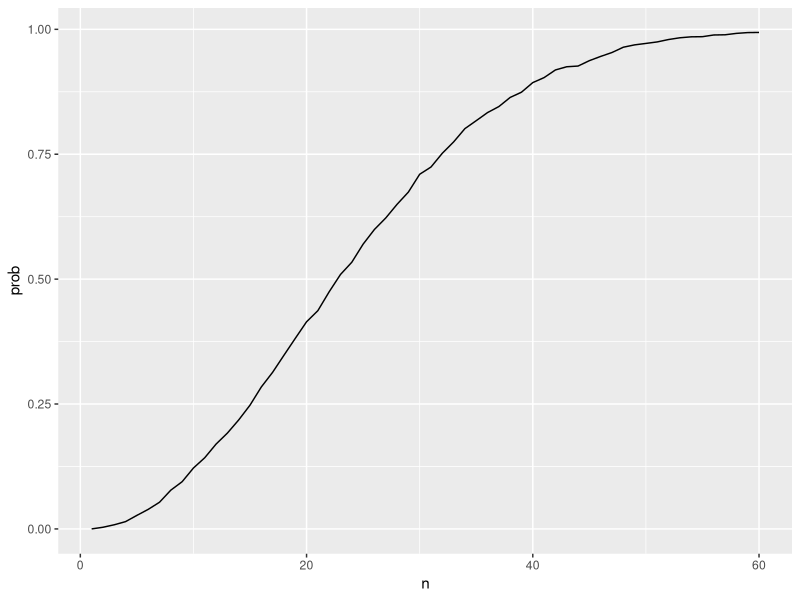
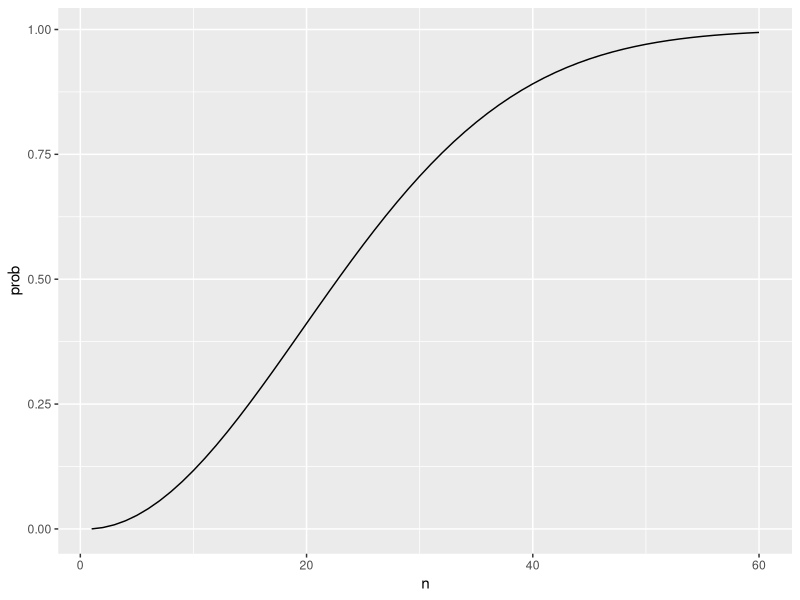
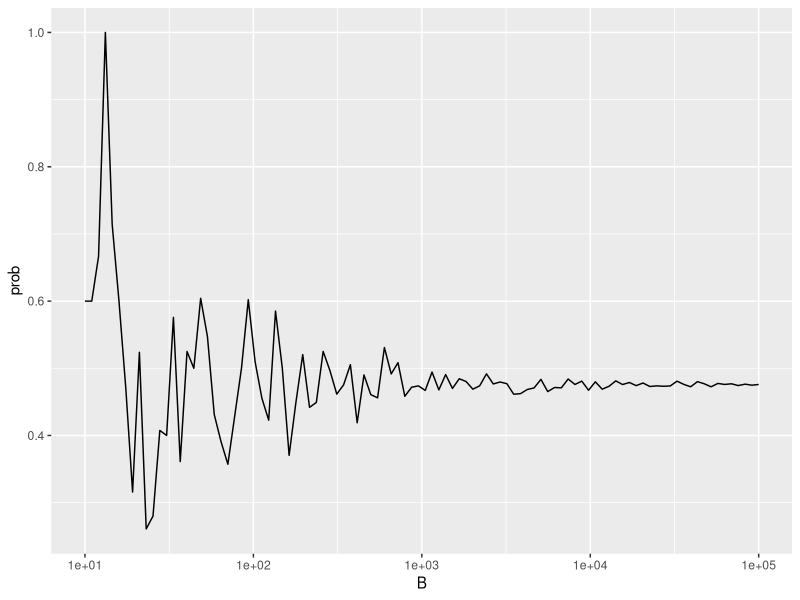
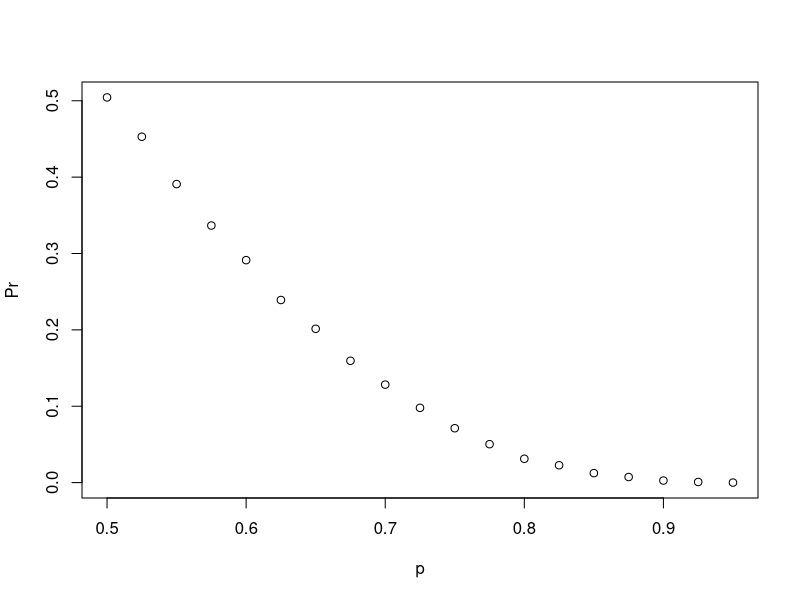
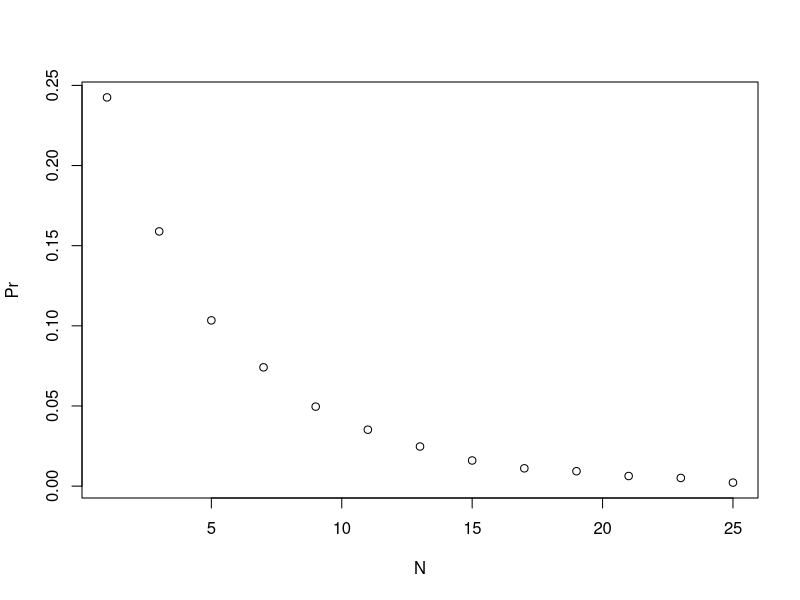

The R source for these figures, in order:
## ---- chunk 1
cyan <- 3
magenta <- 5
yellow <- 7

p <- cyan/(cyan+magenta+yellow) # probability of getting a cyan ball
p

1 - p # probability of not getting a cyan ball
## ---- chunk 2
beads <- rep(c("red", "blue"), times = c(2,3))    # create an urn with 2 red, 3 blue
beads    # view beads object
sample(beads, 1)    # sample 1 bead at random

B <- 10000    # number of times to draw 1 bead
events <- replicate(B, sample(beads, 1))    # draw 1 bead, B times
tab <- table(events)    # make a table of outcome counts
tab    # view count table
prop.table(tab)    # view table of outcome proportions
## ---- chunk 3
mean(events == "red")
## ---- chunk 4
n <- 52 # number of cards
pking1 <- 4/52 # probability of drawing a king
n <- 52 - 1 # we do not replace the king card
pking2 <- 3/51 # probability of drawing a second king
## ---- chunk 5
pking1 * pking2 # Probabiliy of drawing two kings by row
## ---- chunk 6
p <- 5/6 # probability of not seeing a 6
p^6 # probability of not seeing a 6 in 6 rolls
## ---- chunk 7
celtics_win_all <- 0.6^4 # probability that celtics win 4 games
1 - celtics_win_all # probability that Cavs win at least 1 game
## ---- chunk 8
B <- 10000
celtic_wins <- replicate(B, {
  simulated_games <- sample(c("lose","win"), 4, replace = TRUE, prob = c(0.6, 0.4))
  any(simulated_games=="win")
})

# Calculate the frequency out of B iterations that the Celtics won at least one game. Print your answer to the console. 
mean(celtic_wins)
## ---- chunk 9
number <- "Three"
suit <- "Hearts"
paste(number, suit)
## ---- chunk 10
expand.grid(pants = c("blue", "black"), shirt = c("white", "grey", "pink"))
## ---- chunk 11
# Generating the deck of cards
suits <- c("Diamonds", "Clubs", "Hearts", "Spades")
numbers <- c("Ace", "Deuce", "Three", "Four", "Five", "Six", "Seven", "Eight", "Nine", "Ten", "Jack", "Queen", "King")
deck <- expand.grid(number = numbers, suit = suits)
deck <- paste(deck$number, deck$suit)
head(deck)

library(gtools)

hands <- permutations(52,2, v = deck)
dim(hands)
summary(hands)
## ---- chunk 12
kings <- paste("King", suits)
first_card <- hands[,1]
second_card <- hands[,2]
sum(first_card %in% kings) # Number of permutations in which first card is a king
sum(first_card %in% kings & second_card %in% kings) # number of permutation in which first and second cards are a king
sum(first_card %in% kings & second_card %in% kings) / sum(first_card %in% kings) # the probability of getting two kings in a row
## ---- chunk 13
hands <- combinations(52, 2, v=deck)
dim(hands)
summary(hands)
## ---- chunk 14
aces <- paste("Ace", suits)
facecard <- c("King", "Queen", "Jack", "Ten")
facecard <- expand.grid(number = facecard, suit = suits)
facecard <- paste(facecard$number, facecard$suit)

hands <- combinations(52, 2, v=deck) # all possible hands

# probability of a natural 21 checking for both ace first and ace second
mean((hands[,1] %in% aces & hands[,2] %in% facecard)|(hands[,2] %in% aces & hands[,1] %in% facecard))
## ---- chunk 15
n <- 50
bdays <- sample(1:365, n, replace = TRUE)
any(duplicated(bdays)) # check for any duplicated birthday
## ---- chunk 16
B <- 10000
same_birthday <- function(n){
  bdays <- sample(1:365, n, replace=TRUE)
  any(duplicated(bdays))
}
results <- replicate(B, same_birthday(50))
mean(results)
## ---- chunk 17
compute_prob <- function(n, B=10000){
  results <- replicate(B, same_birthday(n)) # compute probs for all sample size
  mean(results)
}
n <- seq(1,60)
prob <- sapply(n, compute_prob)
library(tidyverse)
df <- data.frame(prob = prob, n = n)
ggplot(df, aes(x = n, y = prob))+
  geom_line()
## ---- chunk 18
for (i in 1:50){
  p <- (365 - n + 1)/365 # probability of having unique birthdays
}

# in other words
exact_prob <- function(n){
  prob_unique <- seq(365,365-n+1)/365 # probability of having unique birthday
  1 - prod( prob_unique) # prod is the multiplication of vector
}

eprob <- sapply(n, exact_prob)

df <- data.frame(prob = eprob, n = n)
ggplot(df, aes(x = n, y = prob))+
  geom_line()

## ---- chunk 19
B <- 10^seq(1, 5, len = 100)    # defines vector of many B values
compute_prob <- function(B, n = 22){    # function to run Monte Carlo simulation with each B
	same_day <- replicate(B, {
    	bdays <- sample(1:365, n, replace = TRUE)
      any(duplicated(bdays))
    })
    mean(same_day)
}

prob <- sapply(B, compute_prob)    # apply compute_prob to many values of B
df <- data.frame(prob = prob, B = B)
ggplot(df, aes(x = B, y = prob))+
  geom_line()+
  scale_x_log10()
## ---- chunk 20
n <- 6 # remaining games (7 - 1)
outcomes <- c(0,1)  # possible results where 0 indicates a loss and 1 indicates a win for the Cavs
l<-rep(list(outcomes),n) # list of all possible outcomes in all remaining games
possibilities<-expand.grid(l) # data frame containing all the combinations
results <- rowSums(possibilities) >= 4 # which combinations of game outcomes result in the Cavs winning 4 or more games
mean(results) # compute probability
## ---- chunk 21
B <- 10000
set.seed(1)
results <- replicate(B, {
  x <- sample(c(0,1), 6, replace = TRUE)
  sum(x) >= 4
})
mean(results)
## ---- chunk 22
p <- seq(0.5, 0.95, 0.025)
prob_win <- function(p){
  B <- 10000
  results <- replicate(B, {
    b_win <- sample(c(1,0), 7, replace = T, prob = c(1-p, p))
    sum(b_win) >= 4
  })
  mean(results)
}

Pr <- sapply(p, prob_win)
plot(p, Pr)
## ---- chunk 23
prob_win <- function(N, p=0.75){
  B <- 10000
  result <- replicate(B, {
    b_win <- sample(c(1,0), N, replace = TRUE, prob = c(1-p, p))
    sum(b_win)>=(N+1)/2
  })
  mean(result)
}

N <- seq(1,25,2)

Pr <- sapply(N, prob_win)
plot(N, Pr)
## ---- chunk 24
p_ace_and_facecard <- (4/52) * (16/51)
p_facecard_and_ace <- (16/52) * (4/51)

p_one_or_other <- p_ace_and_facecard + p_facecard_and_ace - 0
p_one_or_other
## ---- chunk 25
# Monte Carlo simulation of stick strategy
B <- 10000
stick <- replicate(B, {
	doors <- as.character(1:3)
	prize <- sample(c("car","goat","goat"))    # puts prizes in random order
	prize_door <- doors[prize == "car"]    # note which door has prize
	my_pick  <- sample(doors, 1)    # note which door is chosen
	show <- sample(doors[!doors %in% c(my_pick, prize_door)],1)    # open door with no prize that isn't chosen
	stick <- my_pick    # stick with original door
	stick == prize_door    # test whether the original door has the prize
})
mean(stick)    # probability of choosing prize door when sticking
## ---- chunk 26
# Monte Carlo simulation of switch strategy
switch <- replicate(B, {
	doors <- as.character(1:3)
	prize <- sample(c("car","goat","goat"))    # puts prizes in random order
	prize_door <- doors[prize == "car"]    # note which door has prize
	my_pick  <- sample(doors, 1)    # note which door is chosen first
	show <- sample(doors[!doors %in% c(my_pick, prize_door)], 1)    # open door with no prize that isn't chosen
	switch <- doors[!doors%in%c(my_pick, show)]    # switch to the door that wasn't chosen first or opened
	switch == prize_door    # test whether the switched door has the prize
})
mean(switch)    # probability of choosing prize door when switching
## ---- chunk 27
medals <- c("Gold", "Silver", "Bronze")
runners <- paste0("Runner",seq(1,8))
ways <- expand.grid(runner = runners, medal = medals)
ways <- paste(ways$runner, ways$medal)
winners <- permutations(8, 3, v=ways)
nrow(winners)
## ---- chunk 28
medals <- c("Gold", "Silver", "Bronze")
runners <- paste0("Runner",seq(1,3))
ways <- expand.grid(runner = runners, medal = medals)
ways <- paste(ways$runner, ways$medal)
winners <- permutations(3, 3, v=ways)
nrow(winners)
## ---- chunk 29
# first we applied a monte carlo simulation
B <- 10000
jam_wins <- replicate(B, {
  jam_runners <- c(1,2,3)
  winners <- sample(seq(1,8), 3, replace = FALSE)
  all(winners %in% jam_runners)
})
mean(jam_wins)

# calculate the probability
pgold <- 3/8 # probability of winning a gold
psilver <- 2/7 # probability of winning a silver
pbronze <- 1/6 # probability of winning a bronze

pgold * psilver * pbronze
## ---- chunk 30
runners <- c("Jamaica", "Jamaica", "Jamaica", "USA", "Ecuador", "Netherlands", "France", "South Africa")
B <- 10000
set.seed(1)
jam_wins <- replicate(B, {
  winners <- sample(runners, 3, replace = FALSE)
  all(winners == "Jamaica")
})
mean(jam_wins)
